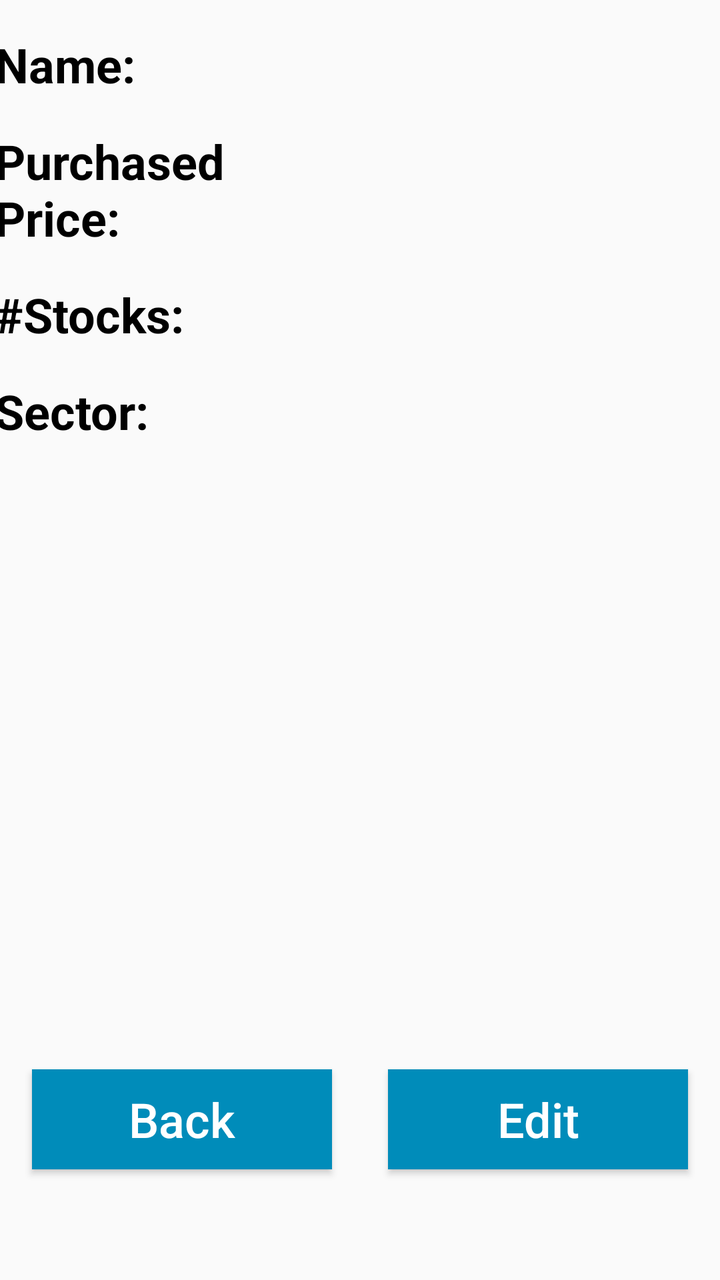
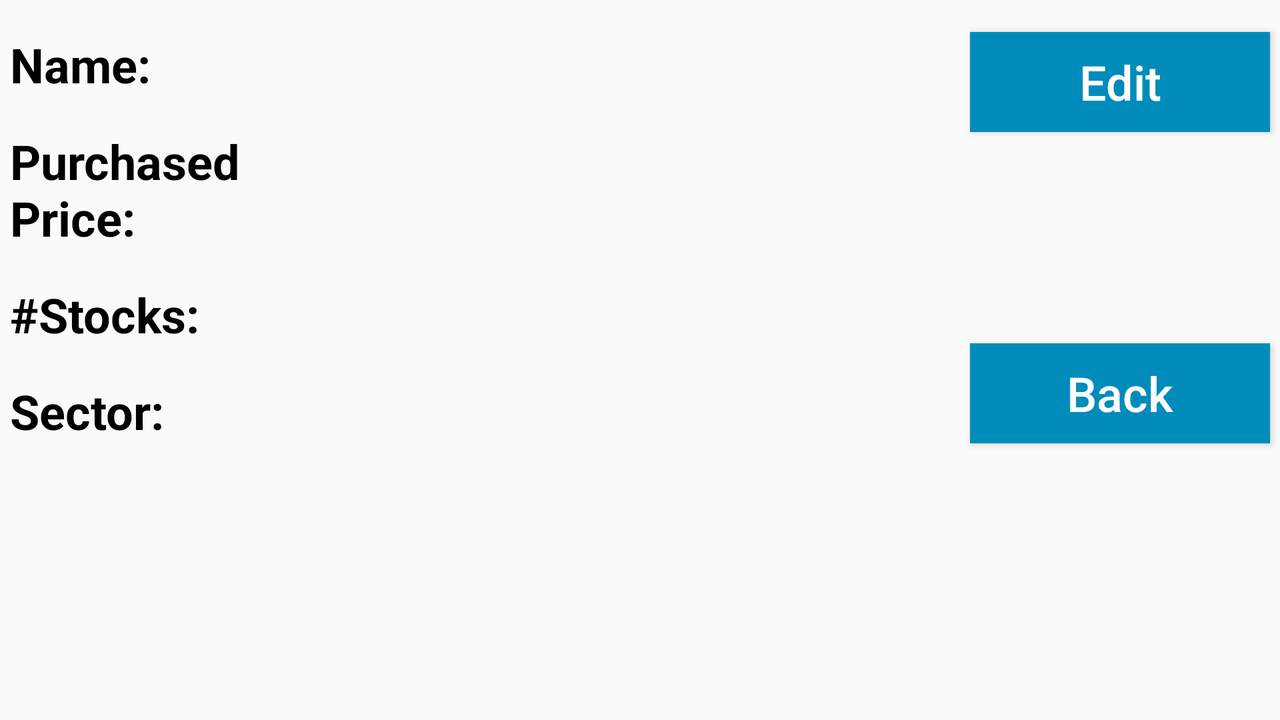

Two renders of one Android screen. The first uses the default layout on a phone; the second uses the alternative layout the repository ships for a different screen configuration, on a matching device. The two XML files are below.
<!-- AndroidManifest.xml: application theme AppCompatTheme -->
<!-- res/layout/activity_details.xml -->
<?xml version="1.0" encoding="utf-8"?>
<android.support.constraint.ConstraintLayout xmlns:android="http://schemas.android.com/apk/res/android"
    xmlns:app="http://schemas.android.com/apk/res-auto"
    xmlns:tools="http://schemas.android.com/tools"
    android:layout_width="match_parent"
    android:layout_height="match_parent"
    tools:context=".DetailsActivity">

    <TextView
        android:id="@id/txtName"
        android:layout_width="@dimen/txtMediumWidth"
        android:layout_height="wrap_content"
        android:layout_marginTop="16dp"
        android:gravity="center_vertical"
        android:text="@string/name"
        android:textSize="@dimen/txtNormalSize"
        android:textStyle="bold"
        app:layout_constraintEnd_toStartOf="@+id/guideline"
        app:layout_constraintHorizontal_bias="0.5"
        app:layout_constraintStart_toStartOf="parent"
        app:layout_constraintTop_toTopOf="parent" />

    <TextView
        android:id="@+id/txtPrice"
        android:layout_width="@dimen/txtMediumWidth"
        android:layout_height="wrap_content"
        android:layout_marginTop="16dp"
        android:gravity="center_vertical|clip_vertical"
        android:text="@string/price"
        android:textSize="@dimen/txtNormalSize"
        android:textStyle="bold"
        app:layout_constraintStart_toStartOf="@+id/txtName"
        app:layout_constraintTop_toBottomOf="@+id/txtName" />

    <TextView
        android:id="@+id/txtStocks"
        android:layout_width="@dimen/txtMediumWidth"
        android:layout_height="wrap_content"
        android:layout_marginTop="16dp"
        android:gravity="center_vertical|clip_vertical"
        android:text="@string/numStocks"
        android:textSize="@dimen/txtNormalSize"
        android:textStyle="bold"
        app:layout_constraintStart_toStartOf="@+id/txtPrice"
        app:layout_constraintTop_toBottomOf="@+id/txtPrice" />

    <TextView
        android:id="@+id/txtSector"
        android:layout_width="@dimen/txtMediumWidth"
        android:layout_height="wrap_content"
        android:layout_marginTop="16dp"
        android:gravity="center_vertical|clip_vertical"
        android:text="@string/sector"
        android:textSize="@dimen/txtNormalSize"
        android:textStyle="bold"
        app:layout_constraintStart_toStartOf="@+id/txtStocks"
        app:layout_constraintTop_toBottomOf="@+id/txtStocks" />

    <TextView
        android:id="@+id/txtDisplayName"
        android:layout_width="300dp"
        android:layout_height="wrap_content"
        android:layout_margin="8dp"
        android:gravity="center_vertical|center"
        android:hint=""
        android:inputType="none"
        android:maxLength="32"
        android:textSize="@dimen/txtNormalSize"
        app:layout_constraintBottom_toBottomOf="@+id/txtName"
        app:layout_constraintEnd_toEndOf="parent"
        app:layout_constraintHorizontal_bias="0.5"
        app:layout_constraintStart_toEndOf="@+id/guideline"
        app:layout_constraintStart_toStartOf="@+id/guideline"
        app:layout_constraintTop_toTopOf="@+id/txtName" />

    <TextView
        android:id="@+id/txtDisplayPrice"
        android:layout_width="300dp"
        android:layout_height="wrap_content"
        android:layout_margin="8dp"
        android:gravity="center_vertical|center"
        android:hint=""
        android:inputType="none"
        android:textSize="@dimen/txtNormalSize"
        app:layout_constraintBottom_toBottomOf="@+id/txtPrice"
        app:layout_constraintEnd_toEndOf="@+id/txtDisplayName"
        app:layout_constraintStart_toEndOf="@+id/guideline"
        app:layout_constraintStart_toStartOf="@+id/txtDisplayName"
        app:layout_constraintTop_toTopOf="@+id/txtPrice" />

    <TextView
        android:id="@+id/txtDisplayStocks"
        android:layout_width="300dp"
        android:layout_height="wrap_content"
        android:layout_margin="8dp"
        android:gravity="center_vertical|center"
        android:hint=""
        android:inputType="none"
        android:textSize="@dimen/txtNormalSize"
        app:layout_constraintBottom_toBottomOf="@+id/txtStocks"
        app:layout_constraintEnd_toEndOf="@+id/txtDisplayPrice"
        app:layout_constraintStart_toEndOf="@+id/guideline"
        app:layout_constraintStart_toStartOf="@+id/txtDisplayPrice"
        app:layout_constraintTop_toTopOf="@+id/txtStocks" />

    <TextView
        android:id="@+id/txtDisplaySector"
        android:layout_width="300dp"
        android:layout_height="wrap_content"
        android:layout_margin="8dp"
        android:gravity="center_vertical|center"
        android:hint=""
        android:inputType="none"
        android:textSize="@dimen/txtNormalSize"
        app:layout_constraintBottom_toBottomOf="@+id/txtSector"
        app:layout_constraintEnd_toEndOf="@+id/txtDisplayStocks"
        app:layout_constraintStart_toEndOf="@+id/guideline"
        app:layout_constraintStart_toStartOf="@+id/txtDisplayStocks"
        app:layout_constraintTop_toTopOf="@+id/txtSector" />

    <android.support.constraint.Guideline
        android:id="@+id/guideline"
        android:layout_width="wrap_content"
        android:layout_height="wrap_content"
        android:orientation="vertical"
        app:layout_constraintGuide_percent="0.4" />

    <Button
        android:id="@+id/btnBack"
        android:layout_width="@dimen/btnNormalWidth"
        android:layout_height="@dimen/btnNormalHeight"
        android:layout_marginStart="16dp"
        android:text="@string/btnBack"
        android:textAllCaps="false"
        android:textSize="@dimen/btnNormalTextSize"
        android:background="@drawable/button_background_selector"
        android:textColor="@drawable/button_text_selector"
        app:layout_constraintBottom_toBottomOf="parent"
        app:layout_constraintEnd_toStartOf="@+id/guideline"
        app:layout_constraintHorizontal_bias="0.0"
        app:layout_constraintStart_toStartOf="parent"
        app:layout_constraintTop_toBottomOf="@+id/txtSector"
        app:layout_constraintVertical_bias="0.85" />

    <Button
        android:id="@+id/btnEdit"
        android:layout_width="@dimen/btnNormalWidth"
        android:layout_height="@dimen/btnNormalHeight"
        android:layout_marginEnd="16dp"
        android:text="@string/btnEdit"
        android:textAllCaps="false"
        android:textSize="@dimen/btnNormalTextSize"
        android:background="@drawable/button_background_selector"
        android:textColor="@drawable/button_text_selector"
        app:layout_constraintBottom_toBottomOf="parent"
        app:layout_constraintEnd_toEndOf="parent"
        app:layout_constraintHorizontal_bias="1.0"
        app:layout_constraintStart_toEndOf="@+id/guideline"
        app:layout_constraintTop_toBottomOf="@+id/txtDisplaySector"
        app:layout_constraintVertical_bias="0.85" />

</android.support.constraint.ConstraintLayout>
<!-- resources referenced by this layout -->
<resources>
  <dimen name="btnNormalHeight">50dp</dimen>
  <dimen name="btnNormalTextSize">24sp</dimen>
  <dimen name="btnNormalWidth">150dp</dimen>
  <dimen name="txtMediumWidth">150dp</dimen>
  <dimen name="txtNormalSize">24sp</dimen>
  <!-- drawable button_background_selector (drawable) -->
  <?xml version="1.0" encoding="utf-8"?>
  <selector xmlns:android="http://schemas.android.com/apk/res/android">
  
      <item android:state_enabled="false"
          android:drawable="@color/btn_disabled"/>
  
      <item android:state_pressed="true"
          android:drawable="@color/btn_pressed"/>
  
      
      <item android:drawable="@color/btn_background"/>
  
  </selector>
  <!-- drawable button_text_selector (drawable) -->
  <?xml version="1.0" encoding="utf-8"?>
  <selector xmlns:android="http://schemas.android.com/apk/res/android">
  
      
      <item android:state_focused="true"
          android:state_enabled="true"
          android:color="@color/btn_text" />
  
      
      <item android:state_focused="false"
          android:state_enabled="false"
          android:color="@color/btn_disabled_text" />
  
      
      <item android:color="@color/btn_text" />
  
  </selector>
  <string name="btnBack">Back</string>
  <string name="btnEdit">Edit</string>
  <string name="name">Name:</string>
  <string name="numStocks">#Stocks:</string>
  <string name="price">Purchased Price:</string>
  <string name="sector">Sector:</string>
  <!-- from res/values-v21/ -->
  <style name="AppCompatTheme" parent="Theme.AppCompat.Light.DarkActionBar">
          <item name="android:textColor">@color/primaryTextColor</item>
          <item name="android:actionBarTheme">@color/primaryTextColor</item>
          <item name="android:navigationBarColor">@color/colorPrimaryDark</item>
      </style>
  <color name="btn_disabled">#D9D9D9</color>
  <color name="btn_pressed">#33CCFF</color>
  <color name="btn_background">#008CBA</color>
  <color name="btn_text">#FFFFFF</color>
  <color name="btn_disabled_text">#000000</color>
  <color name="primaryTextColor">#000000</color>
  <color name="colorPrimaryDark">#303f9f</color>
</resources>
<!-- res/layout-land/activity_details.xml (the repository's variant of the layout above) -->
<!-- drawn on the phone turned sideways -->
<?xml version="1.0" encoding="utf-8"?>
<android.support.constraint.ConstraintLayout xmlns:android="http://schemas.android.com/apk/res/android"
    xmlns:app="http://schemas.android.com/apk/res-auto"
    xmlns:tools="http://schemas.android.com/tools"
    android:layout_width="match_parent"
    android:layout_height="match_parent"
    tools:context=".DetailsActivity">

    <TextView
        android:id="@+id/txtName"
        android:layout_width="@dimen/txtMediumWidth"
        android:layout_height="wrap_content"
        android:layout_marginTop="16dp"
        android:gravity="center_vertical"
        android:text="@string/name"
        android:textSize="@dimen/txtNormalSize"
        android:textStyle="bold"
        app:layout_constraintEnd_toStartOf="@+id/guideline"
        app:layout_constraintStart_toStartOf="parent"
        app:layout_constraintTop_toTopOf="parent" />

    <TextView
        android:id="@+id/txtPrice"
        android:layout_width="@dimen/txtMediumWidth"
        android:layout_height="wrap_content"
        android:layout_marginTop="16dp"
        android:gravity="center_vertical|clip_vertical"
        android:text="@string/price"
        android:textSize="@dimen/txtNormalSize"
        android:textStyle="bold"
        app:layout_constraintStart_toStartOf="@+id/txtName"
        app:layout_constraintTop_toBottomOf="@+id/txtName" />

    <TextView
        android:id="@+id/txtStocks"
        android:layout_width="@dimen/txtMediumWidth"
        android:layout_height="wrap_content"
        android:layout_marginTop="16dp"
        android:gravity="center_vertical|clip_vertical"
        android:text="@string/numStocks"
        android:textSize="@dimen/txtNormalSize"
        android:textStyle="bold"
        app:layout_constraintStart_toStartOf="@+id/txtPrice"
        app:layout_constraintTop_toBottomOf="@+id/txtPrice" />

    <TextView
        android:id="@+id/txtSector"
        android:layout_width="@dimen/txtMediumWidth"
        android:layout_height="wrap_content"
        android:layout_marginBottom="16dp"
        android:layout_marginTop="16dp"
        android:gravity="center_vertical|clip_vertical"
        android:text="@string/sector"
        android:textSize="@dimen/txtNormalSize"
        android:textStyle="bold"
        app:layout_constraintBottom_toBottomOf="parent"
        app:layout_constraintStart_toStartOf="@+id/txtStocks"
        app:layout_constraintTop_toBottomOf="@+id/txtStocks"
        app:layout_constraintVertical_bias="0.0" />

    <TextView
        android:id="@+id/txtDisplayName"
        android:layout_width="300dp"
        android:layout_height="wrap_content"
        android:layout_margin="8dp"
        android:layout_marginEnd="16dp"
        android:gravity="center_vertical|center"
        android:hint=""
        android:inputType="none"
        android:maxLength="32"
        android:textSize="@dimen/txtNormalSize"
        app:layout_constraintBottom_toBottomOf="@+id/txtName"
        app:layout_constraintEnd_toStartOf="@+id/guideline2"
        app:layout_constraintHorizontal_bias="0.2"
        app:layout_constraintStart_toEndOf="@+id/guideline"
        app:layout_constraintStart_toStartOf="@+id/guideline"
        app:layout_constraintTop_toTopOf="@+id/txtName" />

    <TextView
        android:id="@+id/txtDisplayPrice"
        android:layout_width="300dp"
        android:layout_height="wrap_content"
        android:layout_margin="8dp"
        android:gravity="center_vertical|center"
        android:hint=""
        android:inputType="none"
        android:maxLength="32"
        android:textSize="@dimen/txtNormalSize"
        app:layout_constraintBottom_toBottomOf="@+id/txtPrice"
        app:layout_constraintEnd_toEndOf="@+id/txtDisplayName"
        app:layout_constraintStart_toEndOf="@+id/guideline"
        app:layout_constraintStart_toStartOf="@+id/txtDisplayName"
        app:layout_constraintTop_toTopOf="@+id/txtPrice" />

    <TextView
        android:id="@+id/txtDisplayStocks"
        android:layout_width="300dp"
        android:layout_height="wrap_content"
        android:layout_margin="8dp"
        android:gravity="center_vertical|center"
        android:hint=""
        android:inputType="none"
        android:maxLength="32"
        android:textSize="@dimen/txtNormalSize"
        app:layout_constraintBottom_toBottomOf="@+id/txtStocks"
        app:layout_constraintEnd_toEndOf="@+id/txtDisplayPrice"
        app:layout_constraintStart_toEndOf="@+id/guideline"
        app:layout_constraintStart_toStartOf="@+id/txtDisplayPrice"
        app:layout_constraintTop_toTopOf="@+id/txtStocks" />

    <TextView
        android:id="@+id/txtDisplaySector"
        android:layout_width="300dp"
        android:layout_height="wrap_content"
        android:layout_margin="8dp"
        android:gravity="center_vertical|center"
        android:hint=""
        android:inputType="none"
        android:maxLength="32"
        android:textSize="@dimen/txtNormalSize"
        app:layout_constraintBottom_toBottomOf="@+id/txtSector"
        app:layout_constraintEnd_toEndOf="@+id/txtDisplayStocks"
        app:layout_constraintStart_toEndOf="@+id/guideline"
        app:layout_constraintStart_toStartOf="@+id/txtDisplayStocks"
        app:layout_constraintTop_toTopOf="@+id/txtSector" />

    <android.support.constraint.Guideline
        android:id="@+id/guideline"
        android:layout_width="wrap_content"
        android:layout_height="wrap_content"
        android:orientation="vertical"
        app:layout_constraintGuide_percent="0.25" />

    <Button
        android:id="@+id/btnBack"
        android:layout_width="@dimen/btnNormalWidth"
        android:layout_height="@dimen/btnNormalHeight"
        android:text="@string/btnBack"
        android:textAllCaps="false"
        android:textSize="@dimen/btnNormalTextSize"
        android:background="@drawable/button_background_selector"
        android:textColor="@drawable/button_text_selector"
        app:layout_constraintBottom_toBottomOf="@+id/txtDisplaySector"
        app:layout_constraintEnd_toEndOf="parent"
        app:layout_constraintHorizontal_bias="0.5"
        app:layout_constraintStart_toEndOf="@+id/guideline2" />

    <Button
        android:id="@+id/btnEdit"
        android:layout_width="@dimen/btnNormalWidth"
        android:layout_height="@dimen/btnNormalHeight"
        android:layout_marginBottom="16dp"
        android:text="@string/btnEdit"
        android:textAllCaps="false"
        android:textSize="@dimen/btnNormalTextSize"
        android:background="@drawable/button_background_selector"
        android:textColor="@drawable/button_text_selector"
        app:layout_constraintBottom_toTopOf="@+id/btnBack"
        app:layout_constraintEnd_toEndOf="parent"
        app:layout_constraintHorizontal_bias="0.5"
        app:layout_constraintStart_toEndOf="@+id/guideline2"
        app:layout_constraintTop_toTopOf="@+id/txtDisplayName"
        app:layout_constraintVertical_bias="0.0" />

    <android.support.constraint.Guideline
        android:id="@+id/guideline2"
        android:layout_width="wrap_content"
        android:layout_height="wrap_content"
        android:orientation="vertical"
        app:layout_constraintGuide_percent="0.75" />

</android.support.constraint.ConstraintLayout>
